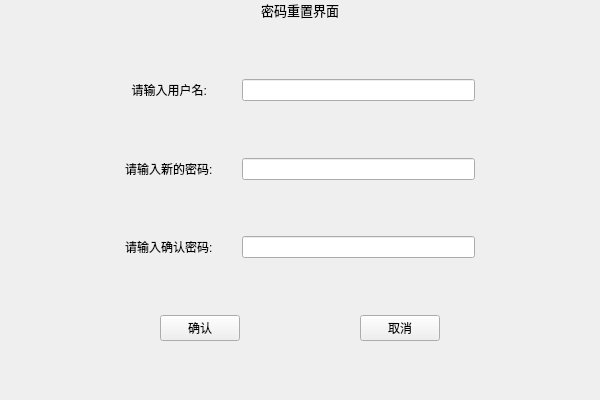
<?xml version="1.0" encoding="UTF-8"?>
<ui version="4.0">
 <class>ui_change_passwd</class>
 <widget class="QMainWindow" name="ui_change_passwd">
  <property name="geometry">
   <rect>
    <x>0</x>
    <y>0</y>
    <width>600</width>
    <height>400</height>
   </rect>
  </property>
  <property name="windowTitle">
   <string>指示灯识别监控系统</string>
  </property>
  <widget class="QWidget" name="centralwidget">
   <layout class="QVBoxLayout" name="verticalLayout_2">
    <property name="spacing">
     <number>0</number>
    </property>
    <property name="leftMargin">
     <number>0</number>
    </property>
    <property name="topMargin">
     <number>0</number>
    </property>
    <property name="rightMargin">
     <number>0</number>
    </property>
    <property name="bottomMargin">
     <number>0</number>
    </property>
    <item>
     <widget class="QWidget" name="ui_change_passwd_title_widget" native="true">
      <layout class="QHBoxLayout" name="horizontalLayout" stretch="4,2,4">
       <property name="spacing">
        <number>0</number>
       </property>
       <property name="leftMargin">
        <number>0</number>
       </property>
       <property name="topMargin">
        <number>0</number>
       </property>
       <property name="rightMargin">
        <number>0</number>
       </property>
       <property name="bottomMargin">
        <number>0</number>
       </property>
       <item>
        <spacer name="horizontalSpacer">
         <property name="orientation">
          <enum>Qt::Horizontal</enum>
         </property>
         <property name="sizeHint" stdset="0">
          <size>
           <width>237</width>
           <height>20</height>
          </size>
         </property>
        </spacer>
       </item>
       <item>
        <widget class="QLabel" name="ui_change_passwd_title_lab">
         <property name="font">
          <font>
           <pointsize>10</pointsize>
          </font>
         </property>
         <property name="text">
          <string>密码重置界面</string>
         </property>
         <property name="alignment">
          <set>Qt::AlignCenter</set>
         </property>
        </widget>
       </item>
       <item>
        <spacer name="horizontalSpacer_2">
         <property name="orientation">
          <enum>Qt::Horizontal</enum>
         </property>
         <property name="sizeHint" stdset="0">
          <size>
           <width>237</width>
           <height>20</height>
          </size>
         </property>
        </spacer>
       </item>
      </layout>
     </widget>
    </item>
    <item>
     <widget class="QWidget" name="ui_change_passwd_main_widget" native="true">
      <layout class="QVBoxLayout" name="verticalLayout">
       <item>
        <spacer name="verticalSpacer">
         <property name="orientation">
          <enum>Qt::Vertical</enum>
         </property>
         <property name="sizeHint" stdset="0">
          <size>
           <width>20</width>
           <height>41</height>
          </size>
         </property>
        </spacer>
       </item>
       <item>
        <widget class="QWidget" name="ui_change_passwd_username_widget" native="true">
         <layout class="QHBoxLayout" name="horizontalLayout_4" stretch="1,1,2,1">
          <property name="spacing">
           <number>0</number>
          </property>
          <property name="leftMargin">
           <number>0</number>
          </property>
          <property name="topMargin">
           <number>0</number>
          </property>
          <property name="rightMargin">
           <number>0</number>
          </property>
          <property name="bottomMargin">
           <number>0</number>
          </property>
          <item>
           <spacer name="horizontalSpacer_3">
            <property name="orientation">
             <enum>Qt::Horizontal</enum>
            </property>
            <property name="sizeHint" stdset="0">
             <size>
              <width>113</width>
              <height>20</height>
             </size>
            </property>
           </spacer>
          </item>
          <item>
           <widget class="QLabel" name="ui_change_passwd_username_lab">
            <property name="text">
             <string>  请输入用户名:</string>
            </property>
           </widget>
          </item>
          <item>
           <widget class="QLineEdit" name="ui_change_passwd_username_edt"/>
          </item>
          <item>
           <spacer name="horizontalSpacer_4">
            <property name="orientation">
             <enum>Qt::Horizontal</enum>
            </property>
            <property name="sizeHint" stdset="0">
             <size>
              <width>113</width>
              <height>20</height>
             </size>
            </property>
           </spacer>
          </item>
         </layout>
        </widget>
       </item>
       <item>
        <spacer name="verticalSpacer_2">
         <property name="orientation">
          <enum>Qt::Vertical</enum>
         </property>
         <property name="sizeHint" stdset="0">
          <size>
           <width>20</width>
           <height>41</height>
          </size>
         </property>
        </spacer>
       </item>
       <item>
        <widget class="QWidget" name="ui_change_passwd_newpwd_widget" native="true">
         <layout class="QHBoxLayout" name="horizontalLayout_3" stretch="1,1,2,1">
          <property name="spacing">
           <number>0</number>
          </property>
          <property name="leftMargin">
           <number>0</number>
          </property>
          <property name="topMargin">
           <number>0</number>
          </property>
          <property name="rightMargin">
           <number>0</number>
          </property>
          <property name="bottomMargin">
           <number>0</number>
          </property>
          <item>
           <spacer name="horizontalSpacer_5">
            <property name="orientation">
             <enum>Qt::Horizontal</enum>
            </property>
            <property name="sizeHint" stdset="0">
             <size>
              <width>113</width>
              <height>20</height>
             </size>
            </property>
           </spacer>
          </item>
          <item>
           <widget class="QLabel" name="ui_change_passwd_newpwd_lab">
            <property name="text">
             <string>请输入新的密码:</string>
            </property>
           </widget>
          </item>
          <item>
           <widget class="QLineEdit" name="ui_change_passwd_newpwd_edt">
            <property name="echoMode">
             <enum>QLineEdit::Password</enum>
            </property>
           </widget>
          </item>
          <item>
           <spacer name="horizontalSpacer_6">
            <property name="orientation">
             <enum>Qt::Horizontal</enum>
            </property>
            <property name="sizeHint" stdset="0">
             <size>
              <width>113</width>
              <height>20</height>
             </size>
            </property>
           </spacer>
          </item>
         </layout>
        </widget>
       </item>
       <item>
        <spacer name="verticalSpacer_3">
         <property name="orientation">
          <enum>Qt::Vertical</enum>
         </property>
         <property name="sizeHint" stdset="0">
          <size>
           <width>20</width>
           <height>40</height>
          </size>
         </property>
        </spacer>
       </item>
       <item>
        <widget class="QWidget" name="ui_change_passwd_newcurpwd_widget" native="true">
         <layout class="QHBoxLayout" name="horizontalLayout_2" stretch="1,1,2,1">
          <property name="spacing">
           <number>0</number>
          </property>
          <property name="leftMargin">
           <number>0</number>
          </property>
          <property name="topMargin">
           <number>0</number>
          </property>
          <property name="rightMargin">
           <number>0</number>
          </property>
          <property name="bottomMargin">
           <number>0</number>
          </property>
          <item>
           <spacer name="horizontalSpacer_7">
            <property name="orientation">
             <enum>Qt::Horizontal</enum>
            </property>
            <property name="sizeHint" stdset="0">
             <size>
              <width>40</width>
              <height>20</height>
             </size>
            </property>
           </spacer>
          </item>
          <item>
           <widget class="QLabel" name="ui_change_passwd_urpwd_lab">
            <property name="text">
             <string>请输入确认密码:</string>
            </property>
           </widget>
          </item>
          <item>
           <widget class="QLineEdit" name="ui_change_passwd_curpwd_edt">
            <property name="echoMode">
             <enum>QLineEdit::Password</enum>
            </property>
           </widget>
          </item>
          <item>
           <spacer name="horizontalSpacer_8">
            <property name="orientation">
             <enum>Qt::Horizontal</enum>
            </property>
            <property name="sizeHint" stdset="0">
             <size>
              <width>113</width>
              <height>20</height>
             </size>
            </property>
           </spacer>
          </item>
         </layout>
        </widget>
       </item>
       <item>
        <spacer name="verticalSpacer_4">
         <property name="orientation">
          <enum>Qt::Vertical</enum>
         </property>
         <property name="sizeHint" stdset="0">
          <size>
           <width>20</width>
           <height>41</height>
          </size>
         </property>
        </spacer>
       </item>
       <item>
        <widget class="QWidget" name="ui_change_passwd_btn_widget" native="true">
         <layout class="QHBoxLayout" name="horizontalLayout_5" stretch="5,2,4,2,5">
          <property name="spacing">
           <number>0</number>
          </property>
          <property name="leftMargin">
           <number>0</number>
          </property>
          <property name="topMargin">
           <number>0</number>
          </property>
          <property name="rightMargin">
           <number>0</number>
          </property>
          <property name="bottomMargin">
           <number>0</number>
          </property>
          <item>
           <spacer name="horizontalSpacer_9">
            <property name="orientation">
             <enum>Qt::Horizontal</enum>
            </property>
            <property name="sizeHint" stdset="0">
             <size>
              <width>148</width>
              <height>20</height>
             </size>
            </property>
           </spacer>
          </item>
          <item>
           <widget class="QPushButton" name="ui_change_passwd_submit_btn">
            <property name="text">
             <string>确认</string>
            </property>
           </widget>
          </item>
          <item>
           <spacer name="horizontalSpacer_10">
            <property name="orientation">
             <enum>Qt::Horizontal</enum>
            </property>
            <property name="sizeHint" stdset="0">
             <size>
              <width>117</width>
              <height>20</height>
             </size>
            </property>
           </spacer>
          </item>
          <item>
           <widget class="QPushButton" name="ui_change_passwd_cancel_btn">
            <property name="text">
             <string>取消</string>
            </property>
           </widget>
          </item>
          <item>
           <spacer name="horizontalSpacer_11">
            <property name="orientation">
             <enum>Qt::Horizontal</enum>
            </property>
            <property name="sizeHint" stdset="0">
             <size>
              <width>148</width>
              <height>20</height>
             </size>
            </property>
           </spacer>
          </item>
         </layout>
        </widget>
       </item>
       <item>
        <spacer name="verticalSpacer_5">
         <property name="orientation">
          <enum>Qt::Vertical</enum>
         </property>
         <property name="sizeHint" stdset="0">
          <size>
           <width>20</width>
           <height>41</height>
          </size>
         </property>
        </spacer>
       </item>
      </layout>
     </widget>
    </item>
   </layout>
  </widget>
 </widget>
 <resources/>
 <connections/>
</ui>
